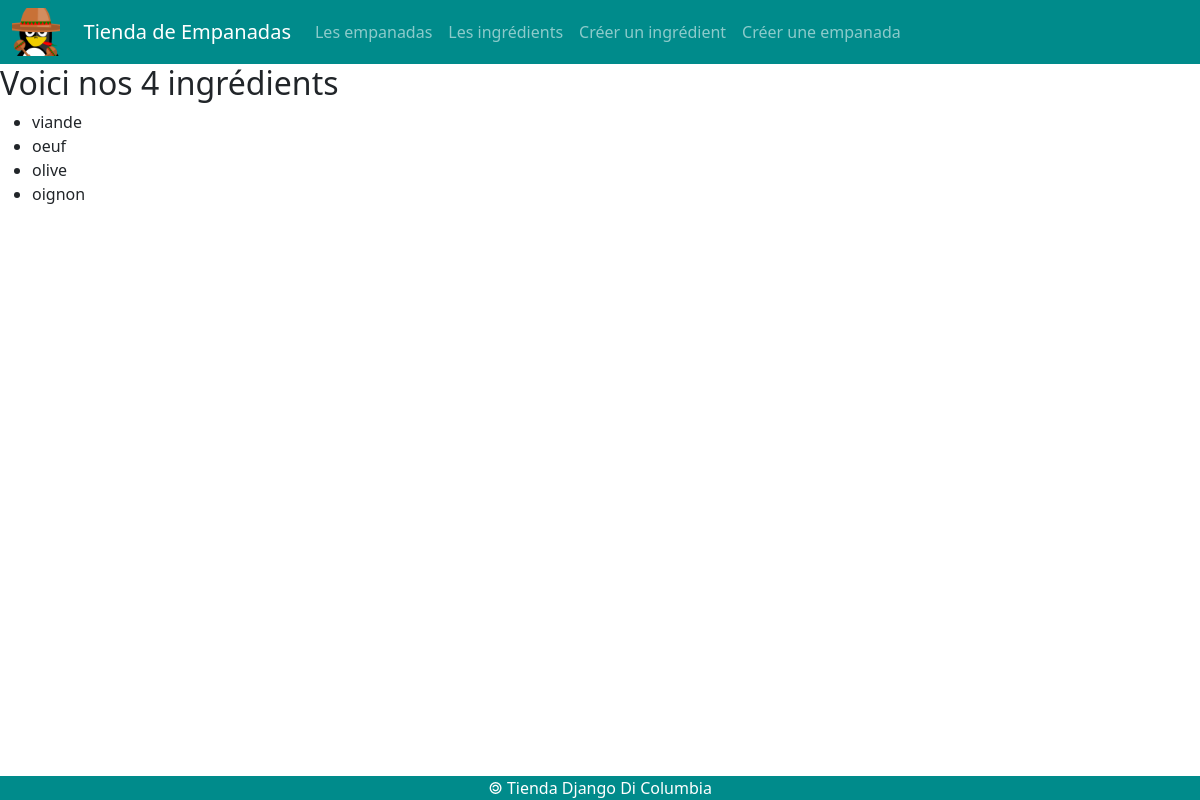
Before: /ingredients/ with the older database file.
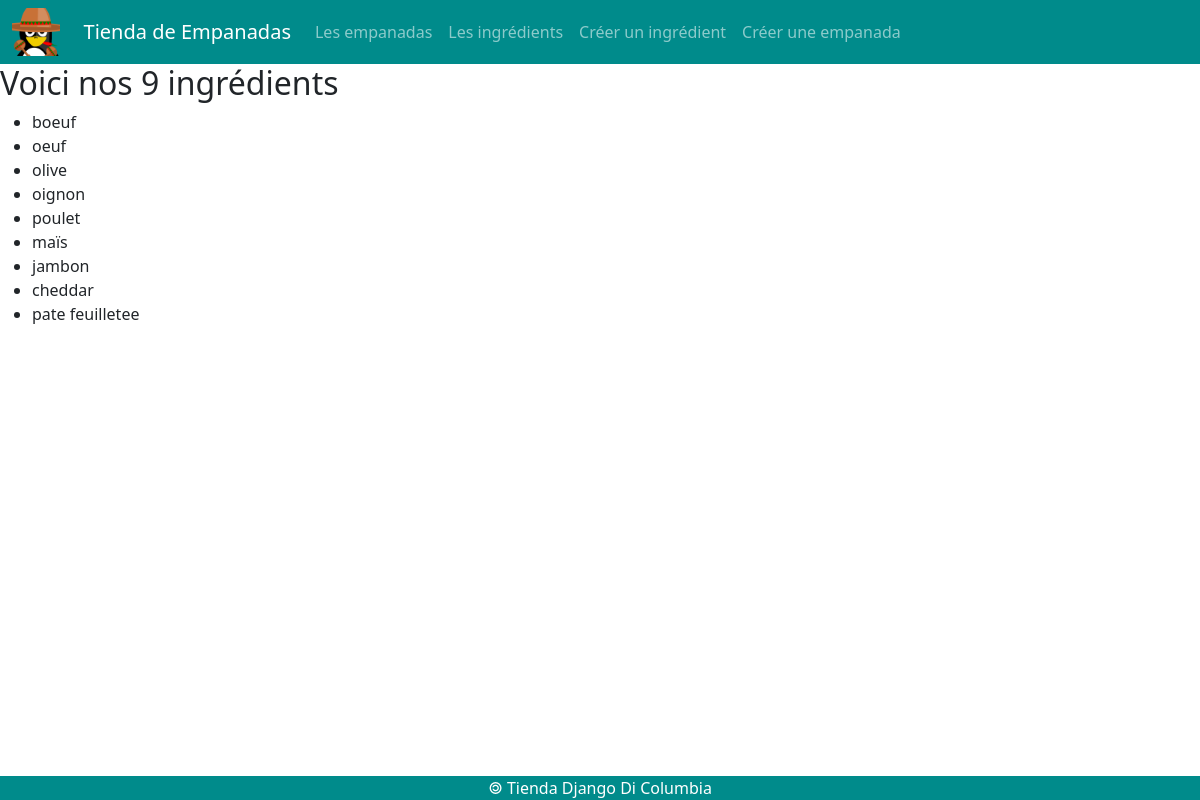
After: the same page with the newer database file.
### empanadas/models.py (models this page shows)
class Ingredient(models.Model) :
    idIngredient = models.AutoField(primary_key = True)
    nomIngredient = models.CharField(max_length = 50)
    def __str__(self) :
        return self.nomIngredient

### empanadas/views.py (the view)
# urls.py: path('ingredients/', views.ingredients),
def ingredients(request) :
    lesIngredients = Ingredient.objects.all()
    return render(
        request,
        'empanadas/ingredients.html',
        { 'ingredients' : lesIngredients}
    )

### empanadas/templates/empanadas/ingredients.html (shortened to what this page needs)
{% extends 'empanadas/base.html' %}
{% block main %}
<h2>Voici nos {{ingredients|length}} ingrédients</h2>
<ul>
    {% for ingr in ingredients %}
    <li>{{ingr}}</li>
    {% endfor %}
</ul>
{% endblock %}

### empanadas/templates/empanadas/base.html (shortened to what this page needs)
{% load static %}
<!DOCTYPE html>
<html lang="fr">
<head>
    <link href="https://cdn.jsdelivr.net/npm/bootstrap@5.0.2/dist/css/bootstrap.min.css" rel="stylesheet">
    <link href="{% static 'empanadas/css/styles.css' %}" rel="stylesheet">
</head>
<body>
    <header>
        {% include 'empanadas/menu.html' %}
    </header>
    <main>
        {% block main %} {% endblock %}
    </main>
    <footer>
        {% include 'empanadas/footer.html' %}
    </footer>
</body>
</html>

### empanadas/templates/empanadas/menu.html (shortened to what this page needs)
{% load static %}
<nav class="navbar navbar-expand-lg navbar-dark">
    <div class="container-fluid">
        <img id="logo" src="{% static 'empanadas/img/mexicanPingouin.png' %}" alt="logo Pinguoin Mexicain">
        <a class="navbar-brand" href="#">Tienda de Empanadas</a>
        <div id="navbarText" class="collapse navbar-collapse" >
            <ul class="navbar-nav me-auto mb-2 mb-lg-0">
                <li class="nav-item">
                    <a class="nav-link" href="/empanadas">Les empanadas</a>
                </li>
                <li class="nav-item">
                    <a class="nav-link" href="/ingredients">Les ingrédients</a>
                </li>
                <li class="nav-item">
                    <a class="nav-link" href="/ingredients/add">Créer un ingrédient</a>
                </li>
                <li class="nav-item">
                    <a class="nav-link" href="/empanadas/add">Créer une empanada</a>
                </li>
            </ul>
        </div>
    </div>
</nav>

### empanadas/templates/empanadas/footer.html
&#127279; Tienda Django Di Columbia

### empanadas/static/empanadas/css/styles.css (style rules this page uses)
footer { position: fixed; left: 0; bottom: 0; width: 100%; background-color: darkcyan; color: white; text-align: center; }
nav { background-color: darkcyan; }
#logo { width: 3em; margin-right: 2%; }
.nav-item { text-align: center; }

Changed rows visible on the page:
changed Ingredient: nomIngredient "viande" → "boeuf"
added Ingredient: nomIngredient "poulet"
added Ingredient: nomIngredient "maïs"
added Ingredient: nomIngredient "jambon"
added Ingredient: nomIngredient "cheddar"
added Ingredient: nomIngredient "pate feuilletee"
Other visible differences:
{{ ingredients|length }}: "4" → "9"
